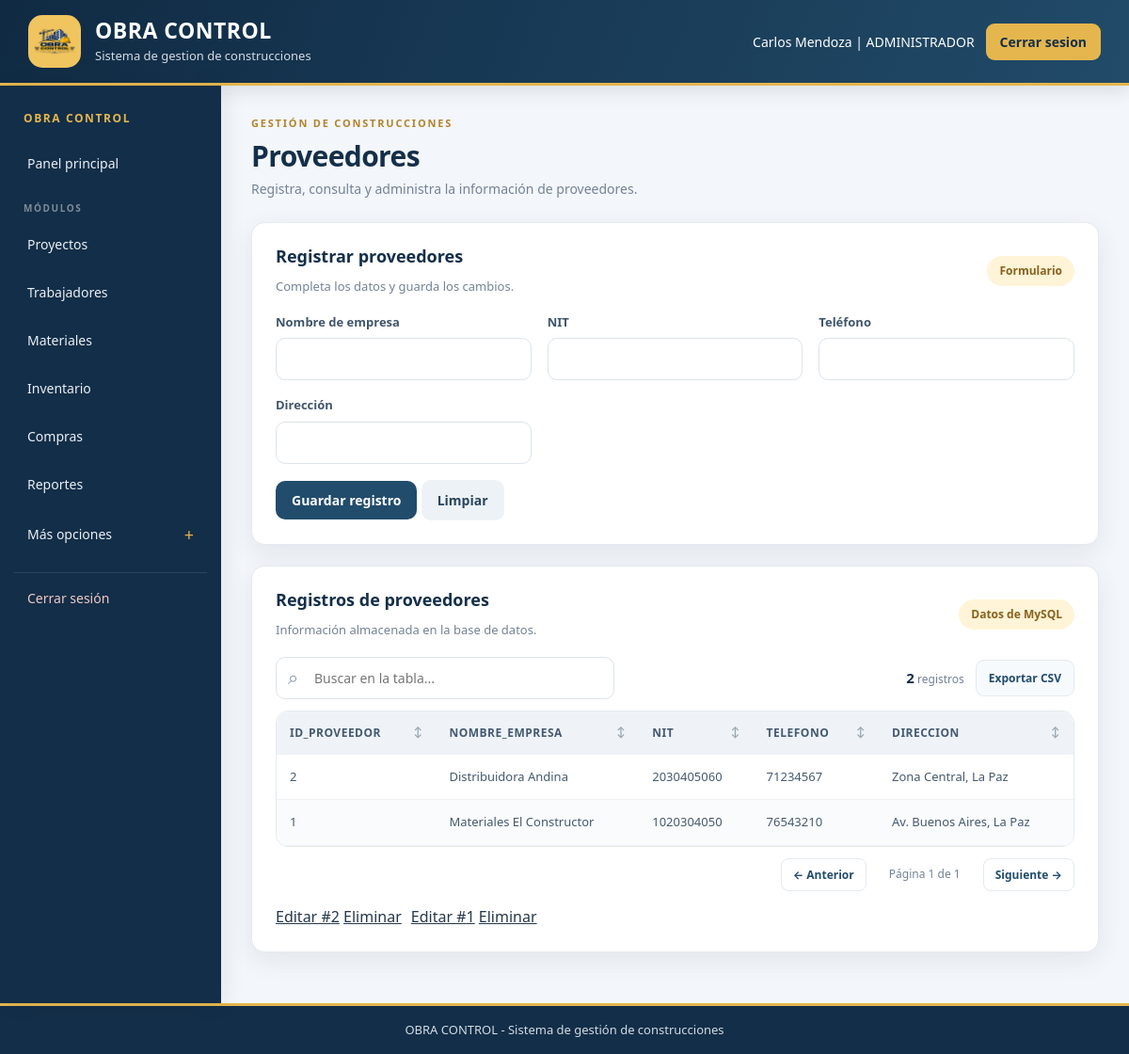
The page /OBRA_CONTROL/administrador/proveedores.php (signed in) on the database its author committed.
### tables this page shows
CREATE TABLE proveedor (
    id_proveedor INT UNSIGNED AUTO_INCREMENT PRIMARY KEY,
    nombre_empresa VARCHAR(120) NOT NULL,
    nit VARCHAR(20) NOT NULL UNIQUE,
    telefono VARCHAR(20) NOT NULL,
    direccion VARCHAR(200) NOT NULL
);

### OBRA_CONTROL/administrador/proveedores.php (the view, shortened to what this page needs)
<?php
require_once '../conexion.php';
require_once '../funciones.php';
$registro_editar = null;
$resultado = $conn->query("SELECT id_proveedor,nombre_empresa,nit,telefono,direccion FROM proveedor ORDER BY id_proveedor DESC");
?>
<!DOCTYPE html>
<html lang="es">
<head>
    <link rel="stylesheet" href="../css/estilo.css">
</head>
<body>
    <?php include '../encabezado.php';
    include '../menu.php'; ?>
    <section class="titulo-pagina"><span class="sobre-titulo">GESTIÓN DE CONSTRUCCIONES</span>
        <h2 class="titulo-seccion">Proveedores</h2>
        <p>Registra, consulta y administra la información de proveedores.</p>
    </section>
    <section class="tarjeta">
        <div class="encabezado-tabla">
            <div>
                <h3 class="titulo-tarjeta"><?php echo $registro_editar ? 'Editar registro' : 'Registrar proveedores'; ?>
                </h3>
                <p>Completa los datos y guarda los cambios.</p>
            </div><span class="etiqueta">Formulario</span>
        </div>
        <form method="POST" class="rejilla-formulario"><input type="hidden" name="id_registro"
            <div><label class="etiqueta-campo">Nombre de empresa</label><input type="text" name="nombre_empresa"
                    value="<?php echo htmlspecialchars((string) ($registro_editar['nombre_empresa'] ?? '')); ?>"
                    required></div>
            <div><label class="etiqueta-campo">NIT</label><input type="text" name="nit"
                    value="<?php echo htmlspecialchars((string) ($registro_editar['nit'] ?? '')); ?>" required></div>
            <div><label class="etiqueta-campo">Teléfono</label><input type="text" name="telefono"
                    value="<?php echo htmlspecialchars((string) ($registro_editar['telefono'] ?? '')); ?>" required>
            </div>
            <div><label class="etiqueta-campo">Dirección</label><input type="text" name="direccion"
                    value="<?php echo htmlspecialchars((string) ($registro_editar['direccion'] ?? '')); ?>" required>
            </div>
            <div class="campo-completo"><button type="submit" class="boton-principal" name="guardar">Guardar
                    registro</button> <a class="boton boton-secundario" href="proveedores.php">Limpiar</a></div>
        </form>
    </section>
    <section class="tarjeta">
        <div class="encabezado-tabla">
            <div>
                <h3 class="titulo-tarjeta">Registros de proveedores</h3>
                <p>Información almacenada en la base de datos.</p>
            </div><span class="etiqueta">Datos de MySQL</span>
        </div><?php mostrar_tabla($resultado); ?>
        <div class="lista-acciones">
            <?php if ($resultado && $resultado->num_rows > 0) {
                $resultado->data_seek(0);
                while ($fila_accion = $resultado->fetch_assoc()) { ?><span><a
                            href="?editar=<?php echo (int) $fila_accion['id_proveedor']; ?>">Editar
                            #<?php echo (int) $fila_accion['id_proveedor']; ?></a> <a class="enlace-peligro"
                            href="?eliminar=<?php echo (int) $fila_accion['id_proveedor']; ?>"
                            onclick="return confirm('¿Eliminar este registro?')">Eliminar</a></span><?php }
            } ?></div>
    </section>
    <?php include '../menu_final.php'; ?>
</body>
</html>

### OBRA_CONTROL/funciones.php (shortened to what this page needs)
<?php
function mostrar_tabla($resultado)
{
    $campos = $resultado->fetch_fields();
    $columnas = [];
    foreach ($campos as $campo) {
        $columnas[] = $campo->name;
    }
    $filas = [];
    while ($fila = $resultado->fetch_assoc()) {
        $filas[] = $fila;
    }
    echo "<div class='modulo-tabla'><div class='herramientas-tabla'>";
    echo "<div class='busqueda-tabla'><span class='icono-buscar'>⌕</span><input type='search' class='campo-busqueda-tabla' placeholder='Buscar en la tabla...' aria-label='Buscar en la tabla'></div>";
    echo "<div class='acciones-tabla'><span class='contador-filas'><strong>" . count($filas) . "</strong> registros</span><button type='button' class='boton-exportar' onclick='exportarTabla(this)'>Exportar CSV</button></div></div>";
    echo "<div class='contenedor-tabla'><table class='tabla-datos'><thead><tr>";
    foreach ($columnas as $indice => $columna) {
        echo "<th class='cabecera-ordenable' data-columna='" . $indice . "' tabindex='0'>" . htmlspecialchars($columna) . "<span class='icono-orden'>↕</span></th>";
    }
    echo "</tr></thead><tbody>";
    foreach ($filas as $fila) {
        echo "<tr>";
        foreach ($columnas as $columna) {
            echo "<td>" . htmlspecialchars((string) ($fila[$columna] ?? "")) . "</td>";
        }
        echo "</tr>";
    }
    echo "</tbody></table></div>";
    echo "<div class='paginacion-tabla'><button type='button' class='boton-pagina' data-direccion='-1'>← Anterior</button><span class='indicador-pagina'></span><button type='button' class='boton-pagina' data-direccion='1'>Siguiente →</button></div></div>";
}
?>

### rows shown on the page
proveedor: id_proveedor "2", nombre_empresa "Distribuidora Andina", nit "2030405060", telefono "71234567", direccion "Zona Central, La Paz"
proveedor: id_proveedor "1", nombre_empresa "Materiales El Constructor", nit "1020304050", telefono "76543210", direccion "Av. Buenos Aires, La Paz"

### other values the page prints
$_SESSION["nombre"] "Carlos Mendoza"
$_SESSION["rol"] "ADMINISTRADOR"
$etiqueta "Proyectos"
$etiqueta "Trabajadores"
$etiqueta "Materiales"
$etiqueta "Inventario"
$etiqueta "Compras"
$etiqueta "Reportes"
count($filas) "2"
$columna "ID_PROVEEDOR"
$columna "NOMBRE_EMPRESA"
$columna "NIT"
$columna "TELEFONO"
$columna "DIRECCION"
